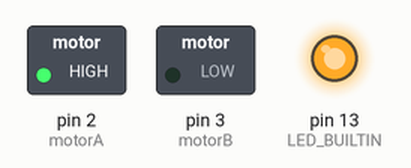
This sketch was run on a simulated Arduino Uno, built with avr-gcc and run on an emulated ATmega328P. Shown: switched loads named in the sketch (green lamp = pin HIGH), output pins drawn as LEDs (lit = HIGH).

Above: at 0.5 s.
At 1.5 s:
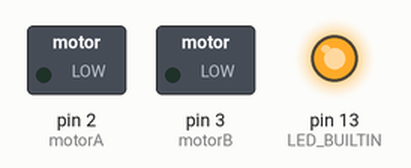
At 5.5 s:
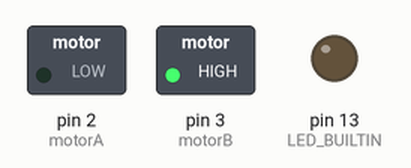
Timing chart, 0 to 6.9 s (numbered marks = the images above):
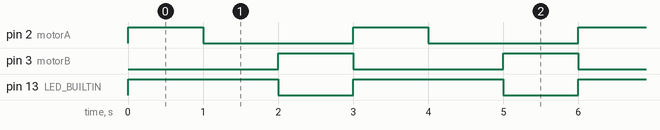

Measured:
- by itself, pin 2 (motorA), pin 3 (motorB): alternates HIGH for 1.0 s and LOW for 2.0 s
- by itself, pin 13 (LED_BUILTIN): alternates HIGH for 2.0 s and LOW for 1.0 s
- by itself, everything shown: repeats every 3.0 s, in 3 steps

The sketch:

linearActuatorTest.ino
```cpp
//Linear actuator test code

int motorA = 2;
int motorB = 3;

void setup() {
  pinMode(motorA, OUTPUT);
  pinMode(motorB, OUTPUT);
  pinMode(LED_BUILTIN, OUTPUT);
}

void loop() {
  //Move forward
  digitalWrite(LED_BUILTIN, HIGH);
  digitalWrite(motorA, HIGH);
  digitalWrite(motorB, LOW);
  delay(1000);
  //Pause
  digitalWrite(motorA, LOW);
  digitalWrite(motorB, LOW);
  delay(1000);
  //Move backward
  digitalWrite(LED_BUILTIN, LOW);
  digitalWrite(motorA, LOW);
  digitalWrite(motorB, HIGH);
  delay(1000);
}
```
